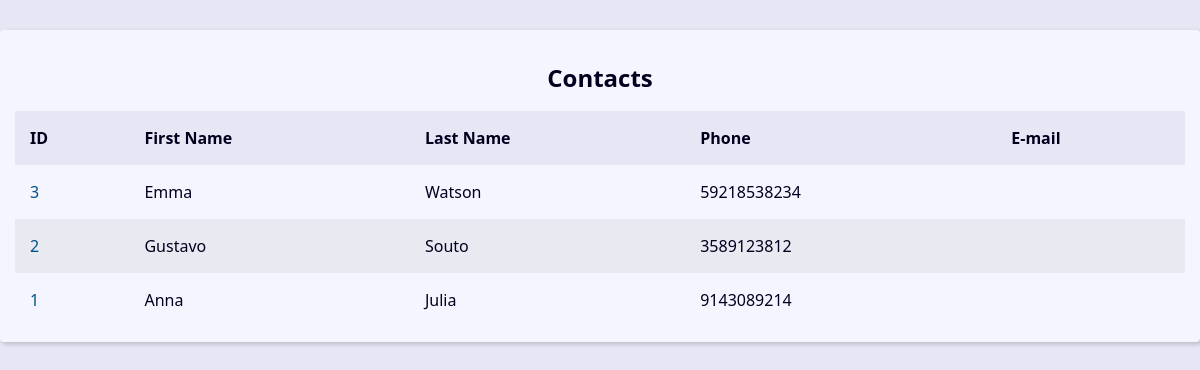
Before: / with the older database file.
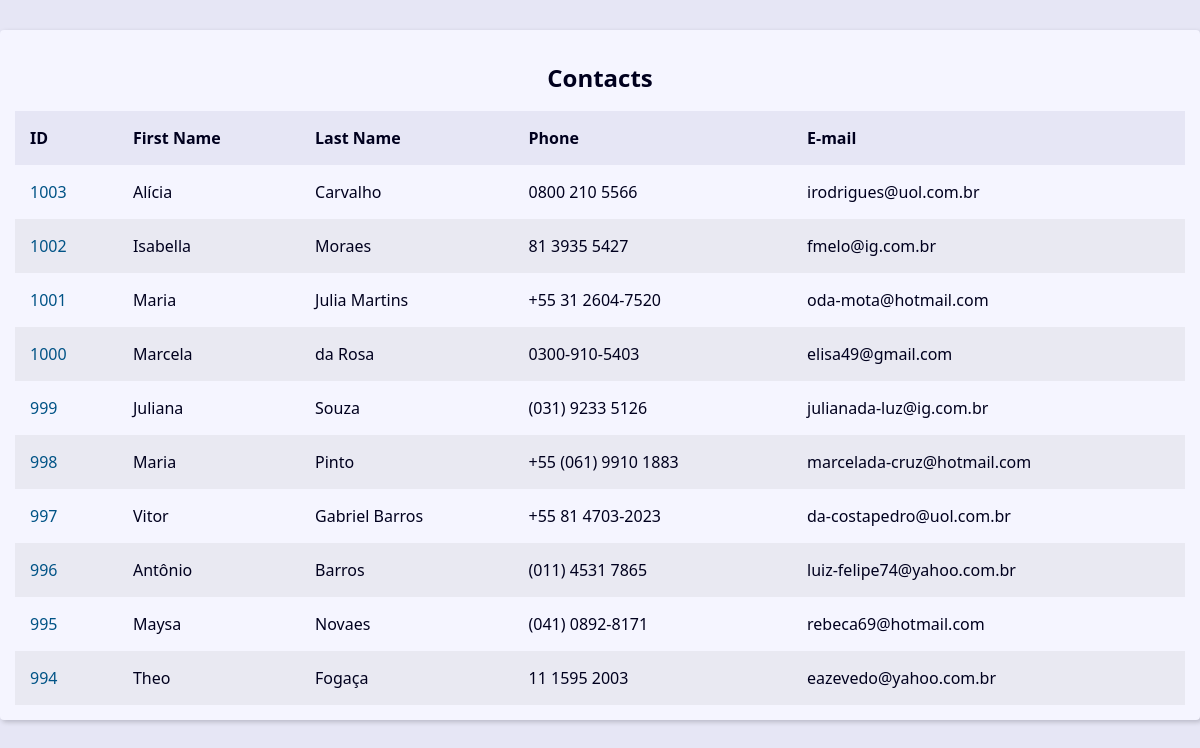
After: the same page with the newer database file.
### contact/models.py (models this page shows, shortened)
class Contact(models.Model):
    first_name = models.CharField(max_length=50)
    last_name = models.CharField(max_length=50)
    phone = models.CharField(max_length=50)
    email = models.EmailField(max_length=254, blank=True)
    created_date = models.DateTimeField(default=timezone.now)
    description = models.TextField(blank=True)
    show = models.BooleanField(default=True)
    picture = models.ImageField(blank=True, upload_to='pictures/%Y/%m/')
    category = models.ForeignKey(
        Category,
        on_delete=models.SET_NULL,
        blank=True, null=True
        )
    owner = models.ForeignKey(
        User,
        on_delete=models.SET_NULL,
        blank=True, null=True
        )

### contact/views/contact_views.py (the view)
# urls.py: path('', views.index, name='index'),
def index(request):
    contacts = Contact.objects \
         .filter(show=True) \
        .order_by('-id') [0:10]
    context = {
        'contacts' : contacts,
    }
    return render(
        request,
        'contact/index.html',
        context
    )

### contact/templates/contact/index.html
{% extends "global/base.html" %}
{% block content %}
    <div class="responsive-table">
        <table class="contacts-table">
            <caption class="table-caption">
                Contacts
            </caption>
            <thead>
                <tr class="table-row table-row-header">
                    <th class="table-header">ID</th>
                    <th class="table-header">First Name</th>
                    <th class="table-header">Last Name</th>
                    <th class="table-header">Phone</th>
                    <th class="table-header">E-mail</th>
                </tr>
            </thead>
            <tbody>
                {% for contact in contacts %}
                    <tr class="table-row">
                        <td class="table-cel">
                            <a
                                href="{% url 'contact:contact' contact.id %}"
                                class="table-link"
                            >
                                {{ contact.id }}
                            </a>
                        </td>
                        <td class="table-cel">
                            {{ contact.first_name }}
                        </td>
                        <td class="table-cel">
                            {{ contact.last_name }}
                        </td>
                        <td class="table-cel">
                            {{ contact.phone }}
                        </td>
                        <td class="table-cel">
                            {{ contact.email }}
                        </td>
                    </tr>
                {% endfor %}
            </tbody>
        </table>
    </div>
{% endblock content %}

### base_templates/global/base.html (shortened to what this page needs)
{% load static %}<!DOCTYPE html>
<html lang="en">
<head>
    <link rel="stylesheet" href="{% static 'global/css/style.css' %}">
</head>
<body>
    <main class="content">
        {% block content %}{% endblock content %}
    </main>
</body>
</html>

### base_static/global/css/style.css (style rules this page uses)
:root { --spacing: 1.5rem; --link-dark-color: rgb(0, 83, 134); --link-light-color: rgb(156, 217, 255); --clr-white: rgb(245, 245, 255); --clr-black: rgb(0, 0, 30); --clr-light-gray: rgb(230, 230, 245); --clr-dark-shadow-5: rgba(0, 0, 10, 5%); --clr-dark-shadow-10: rgba(0, 0, 10, 10%); --clr-dark-shadow-20: rgba(0, 0, 10, 20%); --clr-light-shadow-5: rgba(200, 200, 255, 5%); --clr-light-shadow-10: rgba(200, 200, 255, 10%); --clr-light-shadow-20: rgba(200, 200, 255, 20%); --main-page-width: 120rem; --table-min-width: 60rem; --biggest-font-size: 5rem; --bigger-font-size: 4rem; --big-font-size: 3.2rem; --medium-font-size: 2.4rem; --small-font-size: 1.6rem; --smaller-font-size: 1.4rem; --smallest-font-size: 1.2rem; --transition-fast: 300ms; --transition-medium: 600ms; --transition-slow: 1s; --default-border-radius: 4px; }
*, *::before, *::after { margin: 0; padding: 0; box-sizing: border-box; }
html { font-size: 62.5%; }
body { font-family: system-ui, -apple-system, BlinkMacSystemFont, 'Segoe UI', Roboto, Oxygen, Ubuntu, Cantarell, 'Open Sans', 'Helvetica Neue', sans-serif; line-height: 1.5; font-size: var(--small-font-size); color: var(--clr-black); -webkit-font-smoothing: antialiased; background: var(--clr-light-gray); }
.content { max-width: var(--main-page-width); margin: calc(var(--spacing) * 2) auto; padding: var(--spacing); background: var(--clr-white); box-shadow: 2px 2px 5px var(--clr-dark-shadow-20); border-radius: var(--default-border-radius); }
.responsive-table { width: 100%; overflow-x: auto; }
.contacts-table { width: 100%; min-width: var(--table-min-width); border-collapse: collapse; }
.table-caption { font-size: var(--medium-font-size); font-weight: bold; padding: var(--spacing); }
.table-row { text-align: left; text-overflow: ellipsis; transition: background-color var(--transition-fast) ease-in-out; }
.table-row:nth-of-type(2n) { background: var(--clr-dark-shadow-5); }
.table-row-header { background: var(--clr-light-gray); color: var(--clr-black); }
.table-cel, .table-header { padding: var(--spacing); }
.table-link { color: var(--link-dark-color); transition: color var(--transition-fast) ease-in-out; text-decoration: none; }

Changed rows visible on the page:
removed Contact: id "3", first_name "Emma", last_name "Watson", phone "59218538234"
removed Contact: id "2", first_name "Gustavo", last_name "Souto", phone "3589123812"
removed Contact: id "1", first_name "Anna", last_name "Julia", phone "9143089214"
added Contact: id "1003", first_name "Alícia", last_name "Carvalho", phone "0800 210 5566", email "irodrigues@uol.com.br"
added Contact: id "1002", first_name "Isabella", last_name "Moraes", phone "81 3935 5427", email "fmelo@ig.com.br"
added Contact: id "1001", first_name "Maria", last_name "Julia Martins", phone "+55 31 2604-7520", email "oda-mota@hotmail.com"
added Contact: id "1000", first_name "Marcela", last_name "da Rosa", phone "0300-910-5403", email "elisa49@gmail.com"
added Contact: id "999", first_name "Juliana", last_name "Souza", phone "(031) 9233 5126", email "julianada-luz@ig.com.br"
added Contact: id "998", first_name "Maria", last_name "Pinto", phone "+55 (061) 9910 1883", email "marcelada-cruz@hotmail.com"
added Contact: id "997", first_name "Vitor", last_name "Gabriel Barros", phone "+55 81 4703-2023", email "da-costapedro@uol.com.br"
added Contact: id "996", first_name "Antônio", last_name "Barros", phone "(011) 4531 7865", email "luiz-felipe74@yahoo.com.br"
added Contact: id "995", first_name "Maysa", last_name "Novaes", phone "(041) 0892-8171", email "rebeca69@hotmail.com"
added Contact: id "994", first_name "Theo", last_name "Fogaça", phone "11 1595 2003", email "eazevedo@yahoo.com.br"
